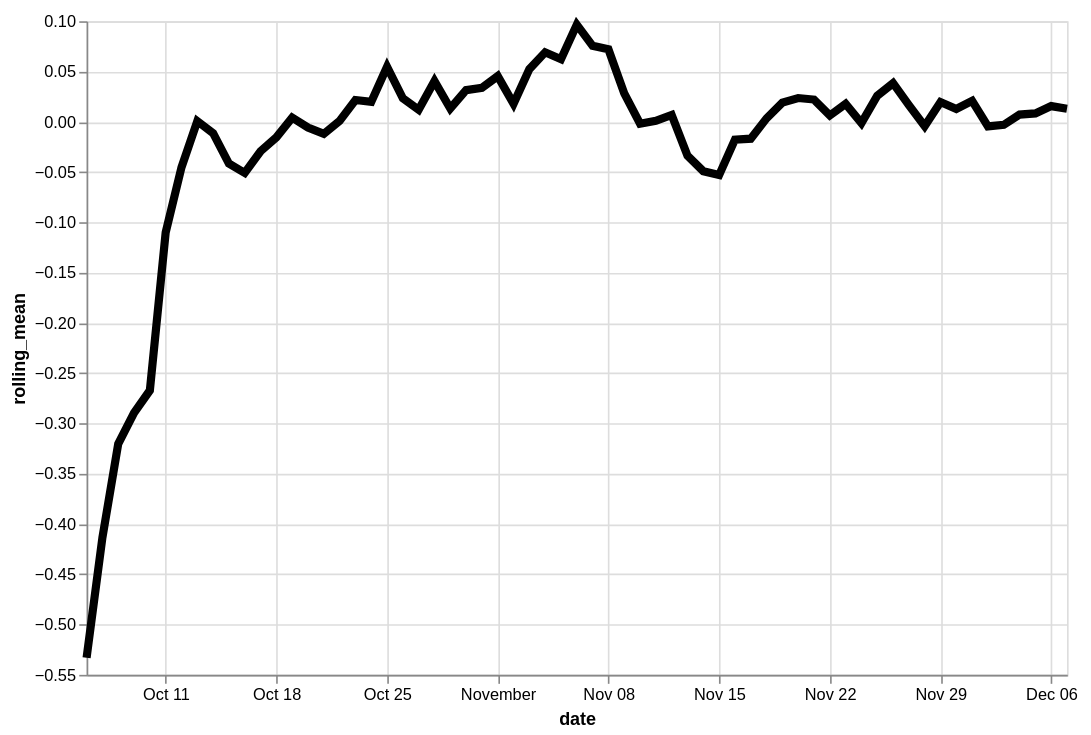

Express this chart as Vega-Lite.
### Vega-Lite specification from a JSON file in a GitHub repository (floating-point values rounded to 4 significant figures)
{"config": {"view": {"continuousWidth": 400, "continuousHeight": 300}}, "data": {"name": "data-e5be2a106988a49e2dea64f7a09ebe17"}, "mark": {"type": "line", "color": "black", "size": 5}, "encoding": {"x": {"type": "temporal", "field": "date"}, "y": {"type": "quantitative", "field": "rolling_mean"}}, "height": 400, "transform": [{"window": [{"op": "mean", "field": "residual", "as": "rolling_mean"}], "frame": [-4, 3]}], "width": 600, "$schema": "https://vega.github.io/schema/vega-lite/v4.8.1.json", "datasets": {"data-e5be2a106988a49e2dea64f7a09ebe17": [{"date": "2020-10-06T00:00:00", "residual": -1.405}, {"date": "2020-10-07T00:00:00", "residual": -0.4406}, {"date": "2020-10-08T00:00:00", "residual": -0.188}, {"date": "2020-10-09T00:00:00", "residual": -0.09848}, {"date": "2020-10-10T00:00:00", "residual": 0.06492}, {"date": "2020-10-11T00:00:00", "residual": 0.1454}, {"date": "2020-10-12T00:00:00", "residual": -0.1049}, {"date": "2020-10-13T00:00:00", "residual": -0.1102}, {"date": "2020-10-14T00:00:00", "residual": -0.1491}, {"date": "2020-10-15T00:00:00", "residual": 0.07751}, {"date": "2020-10-16T00:00:00", "residual": 0.1804}, {"date": "2020-10-17T00:00:00", "residual": -0.195}, {"date": "2020-10-18T00:00:00", "residual": -0.1763}, {"date": "2020-10-19T00:00:00", "residual": 0.07101}, {"date": "2020-10-20T00:00:00", "residual": 0.06728}, {"date": "2020-10-21T00:00:00", "residual": 0.000942}, {"date": "2020-10-22T00:00:00", "residual": 0.007288}, {"date": "2020-10-23T00:00:00", "residual": -0.0007913}, {"date": "2020-10-24T00:00:00", "residual": 0.1301}, {"date": "2020-10-25T00:00:00", "residual": -0.09278}, {"date": "2020-10-26T00:00:00", "residual": -0.009735}, {"date": "2020-10-27T00:00:00", "residual": 0.05599}, {"date": "2020-10-28T00:00:00", "residual": 0.3468}, {"date": "2020-10-29T00:00:00", "residual": -0.2493}, {"date": "2020-10-30T00:00:00", "residual": -0.08488}, {"date": "2020-10-31T00:00:00", "residual": 0.2275}, {"date": "2020-11-01T00:00:00", "residual": -0.08785}, {"date": "2020-11-02T00:00:00", "residual": 0.05341}, {"date": "2020-11-03T00:00:00", "residual": 0.008733}, {"date": "2020-11-04T00:00:00", "residual": 0.1489}, {"date": "2020-11-05T00:00:00", "residual": 0.1273}, {"date": "2020-11-06T00:00:00", "residual": 0.02598}, {"date": "2020-11-07T00:00:00", "residual": 0.04878}, {"date": "2020-11-08T00:00:00", "residual": 0.1723}, {"date": "2020-11-09T00:00:00", "residual": 0.1875}, {"date": "2020-11-10T00:00:00", "residual": -0.1152}, {"date": "2020-11-11T00:00:00", "residual": -0.01875}, {"date": "2020-11-12T00:00:00", "residual": -0.2015}, {"date": "2020-11-13T00:00:00", "residual": -0.1143}, {"date": "2020-11-14T00:00:00", "residual": 0.04866}, {"date": "2020-11-15T00:00:00", "residual": 0.09577}, {"date": "2020-11-16T00:00:00", "residual": -0.1515}, {"date": "2020-11-17T00:00:00", "residual": 0.06334}, {"date": "2020-11-18T00:00:00", "residual": -0.1456}, {"date": "2020-11-19T00:00:00", "residual": 0.2635}, {"date": "2020-11-20T00:00:00", "residual": -0.1944}, {"date": "2020-11-21T00:00:00", "residual": 0.04762}, {"date": "2020-11-22T00:00:00", "residual": 0.1741}, {"date": "2020-11-23T00:00:00", "residual": 0.132}, {"date": "2020-11-24T00:00:00", "residual": -0.1638}, {"date": "2020-11-25T00:00:00", "residual": -0.06309}, {"date": "2020-11-26T00:00:00", "residual": -0.05365}, {"date": "2020-11-27T00:00:00", "residual": 0.1114}, {"date": "2020-11-28T00:00:00", "residual": 0.02251}, {"date": "2020-11-29T00:00:00", "residual": 0.1476}, {"date": "2020-11-30T00:00:00", "residual": -0.0009413}, {"date": "2020-12-01T00:00:00", "residual": -0.03524}, {"date": "2020-12-02T00:00:00", "residual": 0.02853}, {"date": "2020-12-03T00:00:00", "residual": -0.1183}, {"date": "2020-12-04T00:00:00", "residual": 0.0103}, {"date": "2020-12-05T00:00:00", "residual": -0.09131}, {"date": "2020-12-06T00:00:00", "residual": 0.03525}, {"date": "2020-12-07T00:00:00", "residual": 0.2292}]}}
